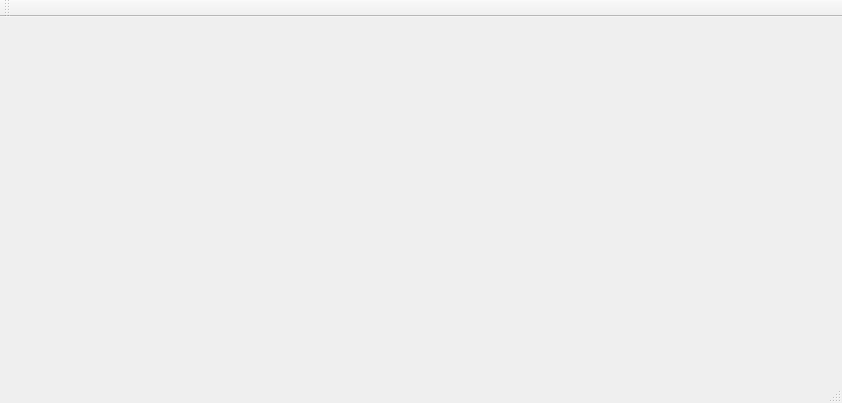
<?xml version="1.0" encoding="UTF-8"?>
<ui version="4.0">
 <class>MainWindow</class>
 <widget class="QMainWindow" name="MainWindow">
  <property name="geometry">
   <rect>
    <x>0</x>
    <y>0</y>
    <width>842</width>
    <height>403</height>
   </rect>
  </property>
  <property name="windowTitle">
   <string>MainWindow</string>
  </property>
  <widget class="QWidget" name="centralWidget"/>
  <widget class="QMenuBar" name="menuBar">
   <property name="geometry">
    <rect>
     <x>0</x>
     <y>0</y>
     <width>842</width>
     <height>23</height>
    </rect>
   </property>
  </widget>
  <widget class="QToolBar" name="mainToolBar">
   <attribute name="toolBarArea">
    <enum>TopToolBarArea</enum>
   </attribute>
   <attribute name="toolBarBreak">
    <bool>false</bool>
   </attribute>
  </widget>
  <widget class="QStatusBar" name="statusBar"/>
 </widget>
 <layoutdefault spacing="6" margin="11"/>
 <resources/>
 <connections/>
</ui>
